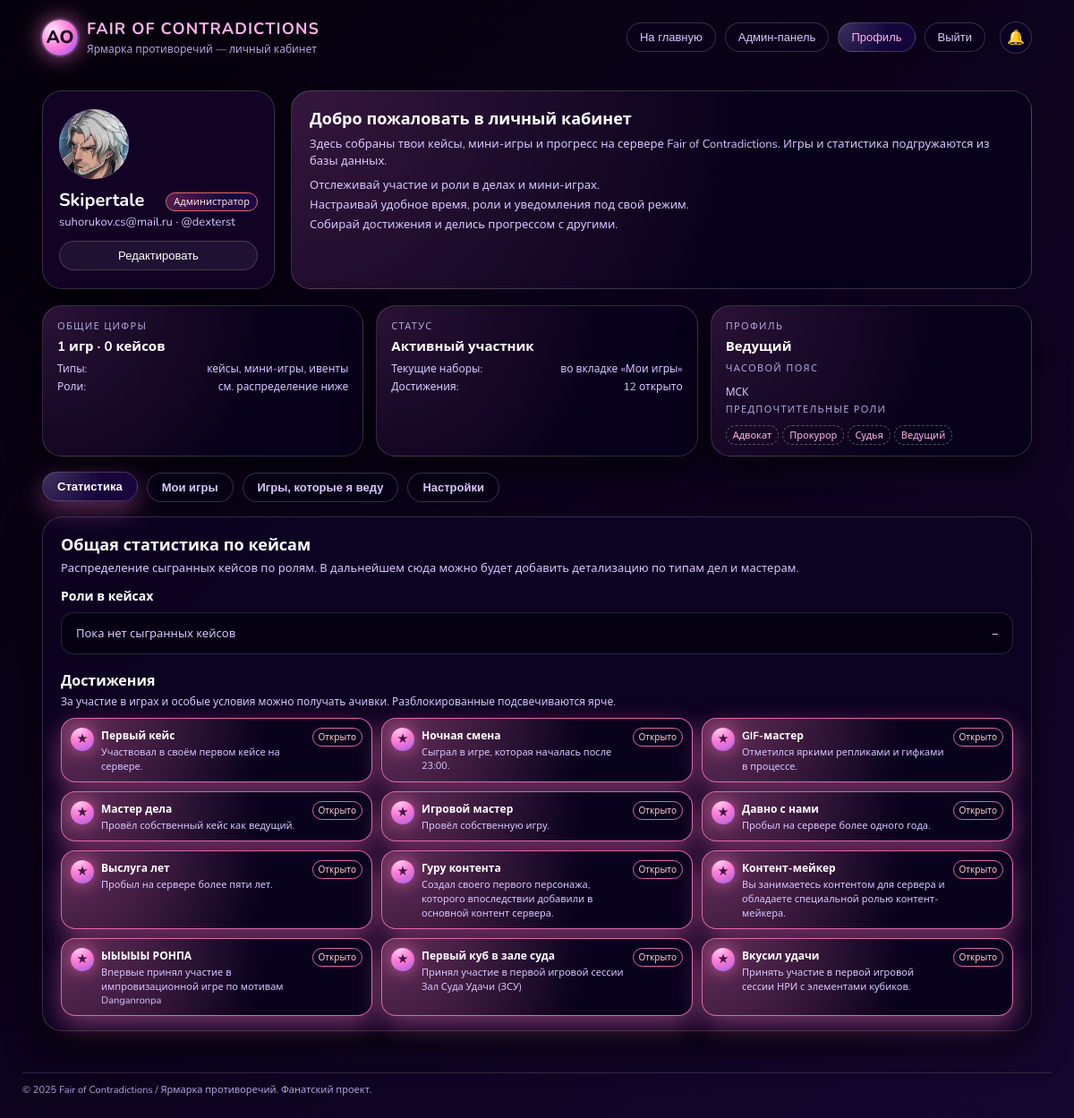
The app's page /account.php (signed in) with its own data.
### tables this page shows
CREATE TABLE `users` (
  `id` int UNSIGNED NOT NULL,
  `nickname` varchar(64) NOT NULL,
  `email` varchar(191) NOT NULL,
  `password_hash` varchar(255) NOT NULL,
  `contact` varchar(191) DEFAULT NULL,
  `account_role` enum('player','admin','bot') NOT NULL DEFAULT 'player',
  `is_verified` tinyint(1) NOT NULL DEFAULT '0',
  `role_default` varchar(32) DEFAULT 'Адвокат',
  `created_at` timestamp NULL DEFAULT CURRENT_TIMESTAMP,
  `is_banned` tinyint(1) NOT NULL DEFAULT '0',
  `ban_cases` tinyint(1) NOT NULL DEFAULT '0',
  `ban_minigames` tinyint(1) NOT NULL DEFAULT '0',
  `ban_events` tinyint(1) NOT NULL DEFAULT '0',
  `email_token` varchar(64) DEFAULT NULL,
  `is_email_confirmed` tinyint(1) NOT NULL DEFAULT '0'
);

CREATE TABLE `user_settings` (
  `user_id` int UNSIGNED NOT NULL,
  `timezone` varchar(64) DEFAULT NULL,
  `preferred_roles` varchar(255) DEFAULT NULL,
  `preferred_time` enum('any','evening','night','weekend') DEFAULT 'any',
  `notify_new_games` tinyint(1) DEFAULT '1',
  `notify_taken` tinyint(1) DEFAULT '1',
  `notify_before_game` tinyint(1) DEFAULT '1'
);

CREATE TABLE `achievements` (
  `id` int UNSIGNED NOT NULL,
  `code` varchar(64) NOT NULL,
  `title` varchar(191) NOT NULL,
  `description` varchar(255) DEFAULT NULL
);

### account.php (the view, shortened to what the rows shown need)
<?php
require __DIR__ . '/db.php';
$user = null;
$userSettings = null;
$totalGames = 0;
$totalCases = 0;
$allAchievements = [];
$unlockedAchievements = [];
if (!empty($_SESSION['user_id'])) {
    $userId = (int)$_SESSION['user_id'];
    $stmt = $pdo->prepare('
        SELECT
          id,
          nickname,
          email,
          contact,
          role_default,
          account_role,
          is_verified,        -- Верификация админом
          is_email_confirmed, -- Подтверждение почты
          is_banned,
          ban_cases,
          ban_minigames,
          ban_events
        FROM users
        WHERE id = :id
        LIMIT 1
    ');
    $stmt->execute(['id' => $userId]);
    $user = $stmt->fetch(PDO::FETCH_ASSOC);
    if (!$user) {
        session_unset();
        session_destroy();
    } else {
        $st = $pdo->prepare('SELECT * FROM user_settings WHERE user_id = :id LIMIT 1');
        $st->execute(['id' => $userId]);
        $userSettings = $st->fetch(PDO::FETCH_ASSOC);
        $st = $pdo->prepare('
            SELECT
              g.id,
              g.title,
              g.description,
              g.game_type,
              g.status AS game_status,
              g.starts_at,
              g.external_link,
              ug.role,
              ug.status AS user_status
            FROM user_games ug
            INNER JOIN games g ON g.id = ug.game_id
            WHERE ug.user_id = :id
            ORDER BY
              g.starts_at IS NULL,
              g.starts_at DESC,
              ug.id DESC
        ');
        $st->execute(['id' => $userId]);
        $userGames = $st->fetchAll(PDO::FETCH_ASSOC);
        $totalGames = count($userGames);
        try {
            $st = $pdo->query('SELECT id, code, title, description FROM achievements ORDER BY id ASC');
            $allAchievements = $st->fetchAll(PDO::FETCH_ASSOC);
        } catch (PDOException $e) {
            $allAchievements = [];
        }
        if ($allAchievements) {
            try {
                $st = $pdo->prepare('SELECT achievement_id FROM user_achievements WHERE user_id = :id');
                $st->execute(['id' => $userId]);
                $rows = $st->fetchAll(PDO::FETCH_ASSOC);
                foreach ($rows as $r) {
                    $unlockedAchievements[] = (int)$r['achievement_id'];
                }
            } catch (PDOException $e) {
                $unlockedAchievements = [];
            }
        }
    }
}
$auth_error       = $_SESSION['auth_error'] ?? null;
$auth_error_type  = $_SESSION['auth_error_type'] ?? 'login';
$isAdmin = ($user && ($user['account_role'] ?? 'player') === 'admin');
?>
<!DOCTYPE html>
<html lang="ru">
<head>
  <link rel="stylesheet" href="account.css" />
</head>
<body>
  <?php if (!$user): ?>
    <?php
      $activeTab = ($auth_error_type === 'register') ? 'register' : 'login';
    ?>
    <section class="auth-container" id="authBox">
      <div class="auth-header">
        <h1 class="auth-title">Вход в Ярмарку противоречий</h1>
        <p class="auth-subtitle">
          Авторизуйся или создай аккаунт, чтобы следить за своими кейсами, мини-играми и прогрессом на сервере.
        </p>
      </div>
      <?php if ($auth_error): ?>
        <div class="auth-error">
          <div class="auth-error-title">Упс, что-то пошло не так</div>
          <div class="auth-error-text">
            <?= htmlspecialchars($auth_error, ENT_QUOTES | ENT_SUBSTITUTE, 'UTF-8') ?>
          </div>
        </div>
      <?php endif; ?>
      <div class="auth-tabs">
        <button
          class="auth-tab <?= $activeTab === 'login' ? 'active' : '' ?>"
          type="button"
          data-tab="login"
        >
          Вход
        </button>
        <button
          class="auth-tab <?= $activeTab === 'register' ? 'active' : '' ?>"
          type="button"
          data-tab="register"
        >
          Регистрация
        </button>
      </div>
      <div class="auth-content <?= $activeTab === 'login' ? 'active' : '' ?>" id="login">
        <form class="auth-form" action="login.php" method="post">
          <div class="input-field">
            <label for="login-identifier">Email или логин</label>
            <input id="login-identifier" name="identifier" type="text" required />
          </div>
          <div class="input-field">
            <label for="login-password">Пароль</label>
            <input id="login-password" name="password" type="password" required />
          </div>
          <div class="auth-extra-row">
            <label class="checkbox-label">
              <input type="checkbox" name="remember" />
              <span>Запомнить меня</span>
            </label>
            <a href="#" class="auth-link">Забыли пароль?</a>
          </div>
          <button class="submit-btn" type="submit">Войти</button>
        </form>
      </div>
      <div class="auth-content <?= $activeTab === 'register' ? 'active' : '' ?>" id="register">
        <form class="auth-form" action="register.php" method="post">
          <div class="input-field">
            <label for="reg-nickname">Никнейм (в AO)</label>
            <input id="reg-nickname" name="nickname" type="text" required />
          </div>
          <div class="input-field">
            <label for="reg-email">Email</label>
            <input id="reg-email" name="email" type="email" required />
          </div>
          <div class="input-field">
            <label for="reg-password">Пароль</label>
            <input id="reg-password" name="password" type="password" required />
          </div>
          <div class="input-field">
            <label for="reg-password2">Повтор пароля</label>
            <input id="reg-password2" name="password_confirm" type="password" required />
          </div>
          <div class="input-field">
            <label for="reg-contact">Discord / VK (по желанию)</label>
            <input id="reg-contact" name="contact" type="text" placeholder="например, discord: yourtag" />
          </div>
          <label class="checkbox-label checkbox-label-full">
            <input type="checkbox" name="rules" required />
            <span>С правилами сервера ознакомлен и согласен</span>
          </label>
          <button class="submit-btn" type="submit">Создать аккаунт</button>
        </form>
      </div>
    </section>
  <?php else: ?>
    <main class="profile-main" id="profileArea">
      <section class="profile-header">
        <article class="profile-card">
          <div class="profile-avatar">
            <?php
              $avatarFsPath  = __DIR__ . '/uploads/avatars/' . (int)$user['id'] . '.png';
              $avatarWebPath = 'uploads/avatars/' . (int)$user['id'] . '.png';
              if (file_exists($avatarFsPath)):
            ?>
              <img src="<?= htmlspecialchars($avatarWebPath, ENT_QUOTES | ENT_SUBSTITUTE, 'UTF-8') ?>?v=<?= time() ?>" alt="Аватар">
            <?php
              else:
                $initial = mb_substr($user['nickname'], 0, 1, 'UTF-8');
                $initialUp = mb_strtoupper($initial, 'UTF-8');
            ?>
              <?= htmlspecialchars($initialUp, ENT_QUOTES | ENT_SUBSTITUTE, 'UTF-8') ?>
            <?php endif; ?>
          </div>
          <div class="profile-name-row">
            <div class="profile-name">
              <?= htmlspecialchars($user['nickname'], ENT_QUOTES | ENT_SUBSTITUTE, 'UTF-8') ?>
            </div>
            <div class="profile-account-role">
              <?php if ($isAdmin): ?>
                <span class="role-chip role-chip-admin">Администратор</span>
              <?php else: ?>
                <span class="role-chip">Игрок</span>
              <?php endif; ?>
            </div>
          </div>
          <div class="profile-sub">
            <?= htmlspecialchars($user['email'], ENT_QUOTES | ENT_SUBSTITUTE, 'UTF-8') ?>
            <?php if (!empty($user['contact'])): ?>
              · <?= htmlspecialchars($user['contact'], ENT_QUOTES | ENT_SUBSTITUTE, 'UTF-8') ?>
            <?php else: ?>
              · Контакты не указаны
            <?php endif; ?>
          </div>
          <button class="edit-btn" id="openEditModal">Редактировать</button>
        </article>
        <article class="profile-highlight">
          <h2 class="profile-highlight-title">Добро пожаловать в личный кабинет</h2>
          <p class="profile-highlight-text">
            Здесь собраны твои кейсы, мини-игры и прогресс на сервере Fair of Contradictions.
            Игры и статистика подгружаются из базы данных.
          </p>
          <ul class="profile-highlight-list">
            <li>Отслеживай участие и роли в делах и мини-играх.</li>
            <li>Настраивай удобное время, роли и уведомления под свой режим.</li>
            <li>Собирай достижения и делись прогрессом с другими.</li>
          </ul>
        </article>
      </section>
      <?php
        $prefRolesStr = $userSettings['preferred_roles'] ?? '';
        $prefRolesArr = array_filter(array_map('trim', explode(',', $prefRolesStr)));
        $tzDisplay    = $userSettings['timezone'] ?? 'не указан';
      ?>
      <section class="profile-overview">
        <div class="overview-grid">
          <article class="overview-card">
            <div class="overview-label">Общие цифры</div>
            <div class="overview-title">
              <?= $totalGames ?> игр · <?= $totalCases ?> кейсов
            </div>
            <div class="overview-row">
              <span>Типы:</span>
              <span>кейсы, мини-игры, ивенты</span>
            </div>
            <div class="overview-row">
              <span>Роли:</span>
              <span>см. распределение ниже</span>
            </div>
          </article>
          <article class="overview-card">
            <div class="overview-label">Статус</div>
            <div class="overview-title">
              <?= $totalGames > 0 ? 'Активный участник' : 'Начинающий' ?>
            </div>
            <div class="overview-row">
              <span>Текущие наборы:</span>
              <span>во вкладке «Мои игры»</span>
            </div>
            <div class="overview-row">
              <span>Достижения:</span>
              <span><?= $unlockedAchievements ? count($unlockedAchievements) . ' открыто' : 'пока нет' ?></span>
            </div>
          </article>
          <article class="overview-card">
            <div class="overview-label">Профиль</div>
            <div class="overview-title">
              <?= htmlspecialchars($user['role_default'] ?? 'Игрок', ENT_QUOTES | ENT_SUBSTITUTE, 'UTF-8') ?>
            </div>
            <div class="overview-row overview-row-stack">
              <span class="overview-row-label">Часовой пояс</span>
              <span class="overview-row-value"><?= htmlspecialchars($tzDisplay, ENT_QUOTES | ENT_SUBSTITUTE, 'UTF-8') ?></span>
            </div>
            <div class="overview-row overview-row-stack">
              <span class="overview-row-label">Предпочтительные роли</span>
              <span class="overview-row-value">
                <?php if (!$prefRolesArr): ?>
                  не указаны
                <?php else: ?>
                  <?php foreach ($prefRolesArr as $r): ?>
                    <span class="pref-role-chip"><?= htmlspecialchars($r, ENT_QUOTES | ENT_SUBSTITUTE, 'UTF-8') ?></span>
                  <?php endforeach; ?>
                <?php endif; ?>
              </span>
            </div>
          </article>
        </div>
      </section>
      <section class="profile-tabs">
        <button class="p-tab active" type="button" data-section="stats">Статистика</button>
        <button class="p-tab" type="button" data-section="games">Мои игры</button>
        <button class="p-tab" type="button" data-section="host">Игры, которые я веду</button>
        <button class="p-tab" type="button" data-section="settings">Настройки</button>
      </section>
      <section class="p-section active" id="stats">
        <article class="stats-card">
          <header class="stats-header">
            <h2 class="stats-title">Общая статистика по кейсам</h2>
            <p class="stats-subtitle">
              Распределение сыгранных кейсов по ролям. В дальнейшем сюда можно будет добавить детализацию по типам дел и мастерам.
            </p>
          </header>
          <div class="stats-breakdown">
            <div class="stats-breakdown-title">Роли в кейсах</div>
            <ul class="stats-breakdown-list">
              <?php if ($totalCases === 0): ?>
                <li><span>Пока нет сыгранных кейсов</span><span>–</span></li>
              <?php endif; ?>
            </ul>
          </div>
          <?php if ($allAchievements): ?>
            <div class="achievements-block">
              <div class="achievements-header">
                <div class="achievements-title">Достижения</div>
                <div class="achievements-subtitle">
                  За участие в играх и особые условия можно получать ачивки. Разблокированные подсвечиваются ярче.
                </div>
              </div>
              <div class="achievements-grid">
                <?php foreach ($allAchievements as $ach): ?>
                  <?php
                    $unlocked = in_array((int)$ach['id'], $unlockedAchievements, true);
                    $achClass = $unlocked ? 'achievement-card achievement-card-unlocked' : 'achievement-card';
                  ?>
                  <article class="<?= $achClass ?>">
                    <div class="achievement-icon">
                      <?= $unlocked ? '★' : '✦' ?>
                    </div>
                    <div class="achievement-body">
                      <div class="achievement-title">
                        <?= htmlspecialchars($ach['title'], ENT_QUOTES | ENT_SUBSTITUTE, 'UTF-8') ?>
                      </div>
                      <div class="achievement-desc">
                        <?= htmlspecialchars($ach['description'] ?? '', ENT_QUOTES | ENT_SUBSTITUTE, 'UTF-8') ?>
                      </div>
                    </div>
                    <div class="achievement-status">
                      <?= $unlocked ? 'Открыто' : 'Не получено' ?>
                    </div>
                  </article>
                <?php endforeach; ?>
              </div>
            </div>
          <?php endif; ?>
        </article>
      </section>
    </main>
  <?php endif; ?>
</body>
</html>

### records on screen
users: nickname "Skipertale", email "suhorukov.cs@mail.ru", contact "@dexterst", role_default "Ведущий"
user_settings: timezone "МСК", preferred_roles "Адвокат", preferred_roles "Прокурор", preferred_roles "Судья", preferred_roles "Ведущий"
achievements: title "Первый кейс", description "Участвовал в своём первом кейсе на сервере.", shows "Открыто"
achievements: title "Ночная смена", description "Сыграл в игре, которая началась после 23:00.", shows "Открыто"
achievements: title "GIF-мастер", description "Отметился яркими репликами и гифками в процессе.", shows "Открыто"
achievements: title "Мастер дела", description "Провёл собственный кейс как ведущий.", shows "Открыто"
achievements: title "Игровой мастер", description "Провёл собственную игру.", shows "Открыто"
achievements: title "Давно с нами", description "Пробыл на сервере более одного года.", shows "Открыто"
achievements: title "Выслуга лет", description "Пробыл на сервере более пяти лет.", shows "Открыто"
achievements: title "Гуру контента", description "Создал своего первого персонажа, которого впоследствии добавили в основной контент сервера.", shows "Открыто"
achievements: title "Контент-мейкер", description "Вы занимаетесь контентом для сервера и обладаете специальной ролью контент-мейкера.", shows "Открыто"
achievements: title "ЫЫЫЫЫ РОНПА", description "Впервые принял участие в импровизационной игре по мотивам Danganronpa", shows "Открыто"
achievements: title "Первый куб в зале суда", description "Принял участие в первой игровой сессии Зал Суда Удачи (ЗСУ)", shows "Открыто"
achievements: title "Вкусил удачи", description "Принять участие в первой игровой сессии НРИ с элементами кубиков.", shows "Открыто"

### other values on screen
$totalGames "1"
$totalCases "0"
count($unlockedAchievements) "12"
